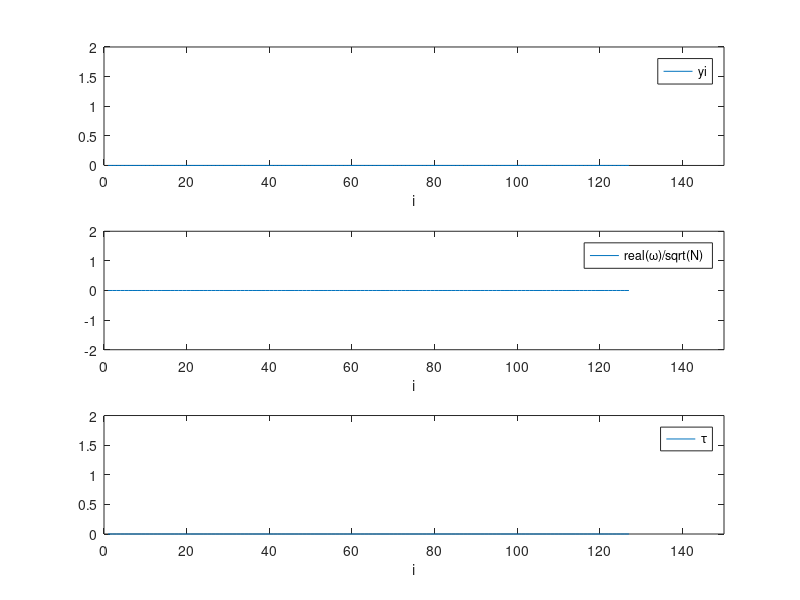
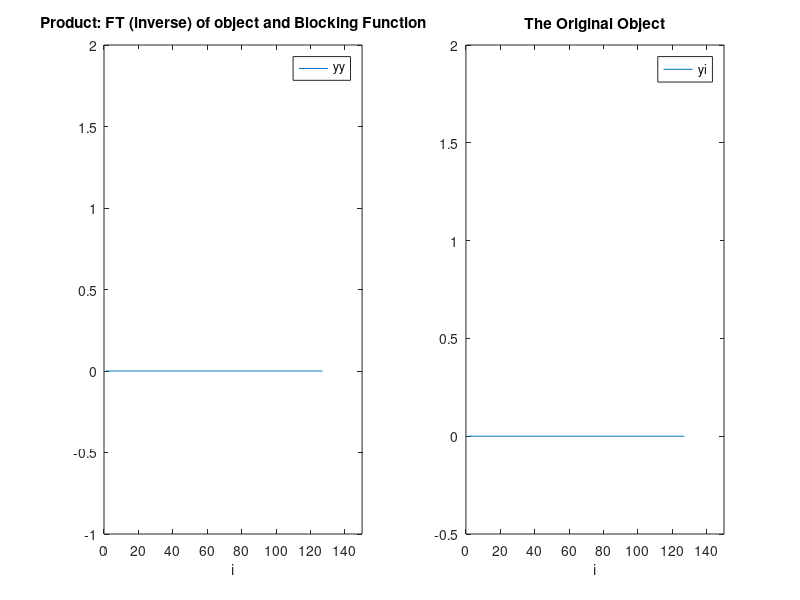

These figures' MATLAB source, in order:
% W17HOGRPERS
% The object is a periodic structure. The FT of the object is multiplied
% by a blocking function. A blocking function has been chosen for blocking certain
% frequencies such that there are twice as many peaks in the image.

% The FT(inverse) of (FT of object)*(Blocking Function) is the "new" image.
% The "new" image is compared to the original, that is the FT of (FT of object)
% The blocking function removes certain high frequencies of the FT.
function W17HOGRPERS;
% Object: Sum of step functions
i = (1:1:127);

b = 2;
qq = 7;
Lamda = 0.0005;
fn = 10;
yi = 0;
for n=0:qq
    yi = yi + (logical(i-(4*(2*n+1)+2)*b)>=0) - (logical(i-(4*(2*n+1)+4)*b)>=0);    
end;
figure(1);
subplot(3,1,1);
plot(i,yi);
axis([0 150 0 2]);
xlabel('i');
legend('yi');
% FT of the Object y is Omega

Omega = fft(yi);
N = length(Omega);

subplot(3,1,2);
plot(i,real(Omega)/sqrt(N));
axis([0 150 -2 2]);
xlabel('i');
legend('real(\omega)/sqrt(N)');
% Blocking function y

q=5;
a=5;
Tau = 0;
for n=0:q
    
    Tau = Tau + (logical(i-(4*n+2)*a)>=0)-(logical(i-(4*n+4)*a)>=0);
end;
subplot(3,1,3);
plot(i,Tau);
axis([0 150 0 2]);
xlabel('i');
legend('\tau');



% Product of FT of object and blocking function is the modified FT:Phi
Phi = Omega.*Tau;


% The "new" image is the FT(inverse) of the modified FT
yy = ifft(Phi);
N2 = length(Phi);


figure(2);
subplot(1,2,1);
plot(i,yy);
axis([0 150 -1 2]);
xlabel('i');
legend('yy');

title('Product: FT (inverse) of object and Blocking Function');
% For comparison: The original object
subplot(1,2,2);
plot(i,yi);
axis([0 150 -0.5 2]);
xlabel('i');
legend('yi');
title('The Original Object');
